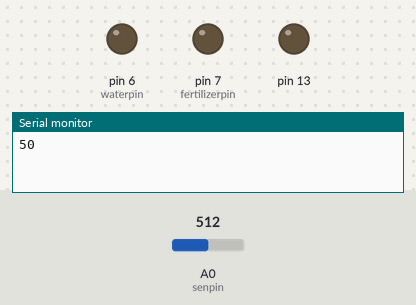
The sketch below on a simulated Arduino Uno, built with avr-gcc and run on an emulated ATmega328P. Parts: output pins drawn as LEDs (lit = HIGH), the last lines printed to the serial monitor. The test bench sets the inputs (shaded band); at power-on: A0 (senpin) = 512.

Above: at 1.2 s.
1.3 s: A0 (senpin) set to 607
4.8 s: A0 (senpin) set to 627
At 6.8 s:
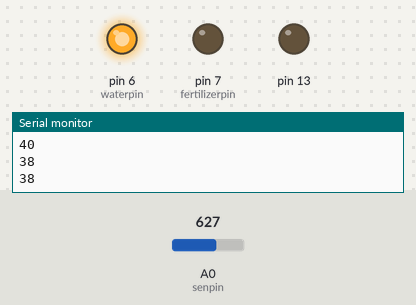
7.5 s: A0 (senpin) set to 411
10.8 s: A0 (senpin) set to 385
At 13.1 s:
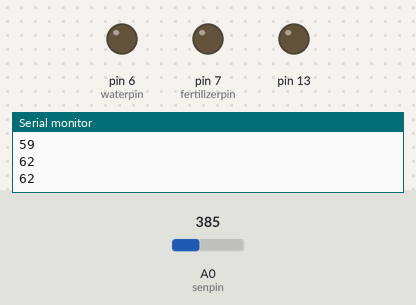
13.5 s: A0 (senpin) set to 716
At 16.2 s:
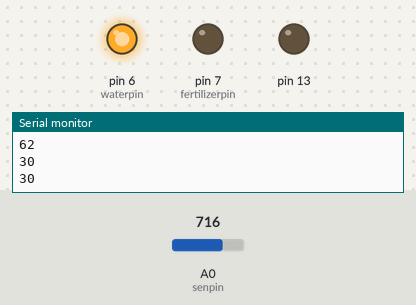
Timing chart, 0 to 17.7 s (numbered marks = the images above; inputs shaded):
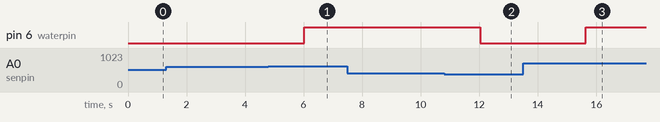

The sketch:

soil.ino
```cpp
int fertilizerpin=7;
int waterpin = 6;
float soilraw=0.0;
float soilmoist=0.0;
int senpin= A0;
int average;
int val;
int  readval=0;
int serialA=0;
void setup (){
  Serial.begin(9600);
  pinMode(senpin,INPUT);
  pinMode(fertilizerpin,1);
  pinMode(waterpin,1);
    pinMode(13,OUTPUT);
}

void loop(){

       if (Serial.available() > 2) {
  serialA = Serial.parseInt();

  }

    if (serialA== 4){


    digitalWrite(fertilizerpin,1);


    }
     if (serialA== 8){


     digitalWrite(fertilizerpin,0);

    }
     if (serialA== 7){

       digitalWrite(waterpin,0);


    }
     if (serialA== 9){

     digitalWrite (waterpin,1);


    }

   soilraw = analogRead(senpin);
  soilmoist=map(soilraw,1024,0,0,100);
    for (int i=0; i < 160; i++) {
 average = average +soilmoist;
 }
 val = average/160;
 average=0;

Serial.println(val);

delay(1200);
if (val<40){
  digitalWrite(waterpin,HIGH);
}if (val>60){
  digitalWrite(waterpin,LOW);
}

}
```

Measured:
- the behaviour switches between 614 and 615 on A0 (senpin) (found by bisection; images 0 and 1)
- the behaviour switches between 400 and 399 on A0 (senpin) (found by bisection; images 1 and 2)
- after the input at 4.8 s, pin 6 (waterpin): LOW → HIGH after 1.2 s
- after the input at 10.8 s, pin 6 (waterpin): HIGH → LOW after 1.2 s
- after the input at 13.5 s, pin 6 (waterpin): LOW → HIGH after 2.1 s
